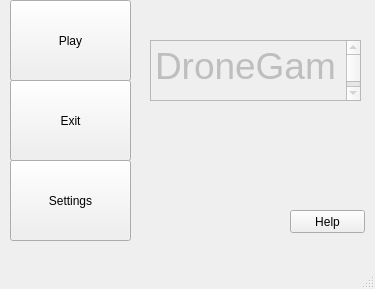
<?xml version="1.0" encoding="UTF-8"?>
<ui version="4.0">
 <class>MainWindow</class>
 <widget class="QMainWindow" name="MainWindow">
  <property name="geometry">
   <rect>
    <x>0</x>
    <y>0</y>
    <width>375</width>
    <height>289</height>
   </rect>
  </property>
  <property name="windowTitle">
   <string>MainWindow</string>
  </property>
  <widget class="QWidget" name="centralwidget">
   <widget class="QPushButton" name="settingsButton">
    <property name="geometry">
     <rect>
      <x>10</x>
      <y>160</y>
      <width>121</width>
      <height>81</height>
     </rect>
    </property>
    <property name="text">
     <string>Settings</string>
    </property>
   </widget>
   <widget class="QPushButton" name="playButton">
    <property name="geometry">
     <rect>
      <x>10</x>
      <y>0</y>
      <width>121</width>
      <height>81</height>
     </rect>
    </property>
    <property name="text">
     <string>Play</string>
    </property>
   </widget>
   <widget class="QPushButton" name="exitButton">
    <property name="geometry">
     <rect>
      <x>10</x>
      <y>80</y>
      <width>121</width>
      <height>81</height>
     </rect>
    </property>
    <property name="text">
     <string>Exit</string>
    </property>
   </widget>
   <widget class="QTextBrowser" name="textBrowser">
    <property name="enabled">
     <bool>false</bool>
    </property>
    <property name="geometry">
     <rect>
      <x>150</x>
      <y>40</y>
      <width>211</width>
      <height>61</height>
     </rect>
    </property>
    <property name="html">
     <string>&lt;!DOCTYPE HTML PUBLIC &quot;-//W3C//DTD HTML 4.0//EN&quot; &quot;http://www.w3.org/TR/REC-html40/strict.dtd&quot;&gt;
&lt;html&gt;&lt;head&gt;&lt;meta name=&quot;qrichtext&quot; content=&quot;1&quot; /&gt;&lt;style type=&quot;text/css&quot;&gt;
p, li { white-space: pre-wrap; }
&lt;/style&gt;&lt;/head&gt;&lt;body style=&quot; font-family:'MS Shell Dlg 2'; font-size:8.25pt; font-weight:400; font-style:normal;&quot;&gt;
&lt;p style=&quot; margin-top:0px; margin-bottom:0px; margin-left:0px; margin-right:0px; -qt-block-indent:0; text-indent:0px;&quot;&gt;&lt;span style=&quot; font-size:28pt;&quot;&gt;DroneGame&lt;/span&gt;&lt;/p&gt;&lt;/body&gt;&lt;/html&gt;</string>
    </property>
   </widget>
   <widget class="QPushButton" name="helpButton">
    <property name="geometry">
     <rect>
      <x>290</x>
      <y>210</y>
      <width>75</width>
      <height>23</height>
     </rect>
    </property>
    <property name="text">
     <string>Help</string>
    </property>
   </widget>
  </widget>
  <widget class="QMenuBar" name="menubar">
   <property name="geometry">
    <rect>
     <x>0</x>
     <y>0</y>
     <width>375</width>
     <height>21</height>
    </rect>
   </property>
  </widget>
  <widget class="QStatusBar" name="statusbar"/>
 </widget>
 <resources/>
 <connections/>
</ui>
